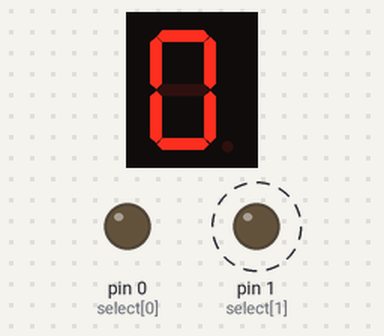
A sketch run on a simulated Arduino Uno, built with avr-gcc and run on an emulated ATmega328P. On the bench: 1-digit seven-segment display, output pins drawn as LEDs (lit = HIGH). Wiring (inferred from the names in the program): 1-digit 7-segment display, segments lit when HIGH: segments pin 12, pin 11, pin 10, pin 9, pin 8, pin 7, pin 6. Dashed ring = blinking. The segment pins are drawn as the display they are named for; pins used as bus, display or sensor lines are not drawn.

Above: at 0.05 s.
At 9.95 s:
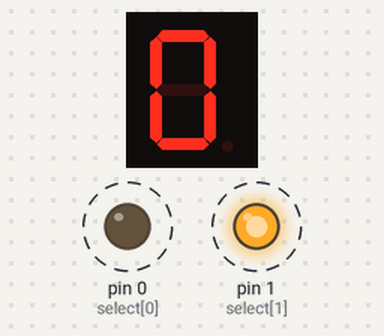
At 19.95 s:
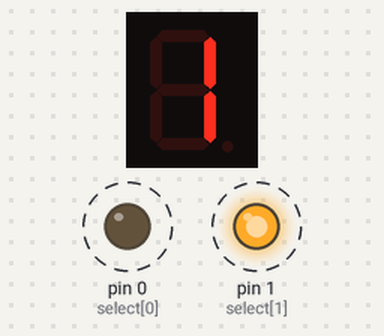
At 39.86 s:
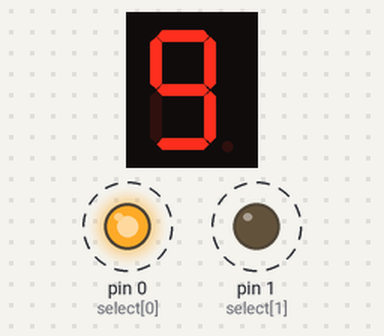
Timing chart, 0 to 40.0 s (numbered marks = the images above):
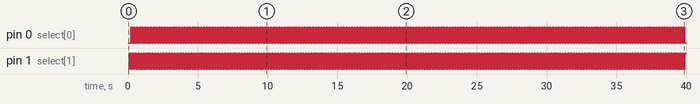

The sketch:

counter2better.ino
```cpp
int ssd[10][7] = {{1, 1, 1, 1, 1, 1, 0}, {0, 1, 1, 0, 0, 0, 0}, {1, 1, 0, 1, 1, 0, 1}, {1, 1, 1, 1, 0, 0, 1}, {0, 1, 1, 0, 0, 1, 1}, {1, 0, 1, 1, 0, 1, 1}, {1, 0, 1, 1, 1, 1, 1}, {1, 1, 1, 0, 0, 0, 0}, {1, 1, 1, 1, 1, 1, 1}, {1, 1, 1, 1, 0, 1, 1}};
int pin[7] = {12, 11, 10, 9, 8, 7, 6};
int select[2] = {0, 1};
int st = 1;
void setup() {

  for (int i = 6; i < 13; i++) {
    pinMode(i, OUTPUT);
  }
  pinMode(0, OUTPUT);
  pinMode(1, OUTPUT);
}
void loop() {

  for (int k = 0; k < 10; k++) {
    for (int i = 0; i < 10; i++) {
      for (int t = 0; t < 5; t++) {
        for (int j = 0; j < 7; j++) {
          digitalWrite(pin[j], ssd[i][j]);
        }
        delay(100);
        digitalWrite(select[0], 0);
        digitalWrite(select[1], 1);

        for (int j = 0; j < 7; j++) {
          digitalWrite(pin[j], ssd[k][j]);
        }
         delay(100);
        digitalWrite(select[0], 1);
        digitalWrite(select[1], 0);

      }
    }
  }
}
```

Measured:
- by itself, pin 0 (select[0]), pin 1 (select[1]): alternates HIGH for 0.10 s and LOW for 0.10 s
